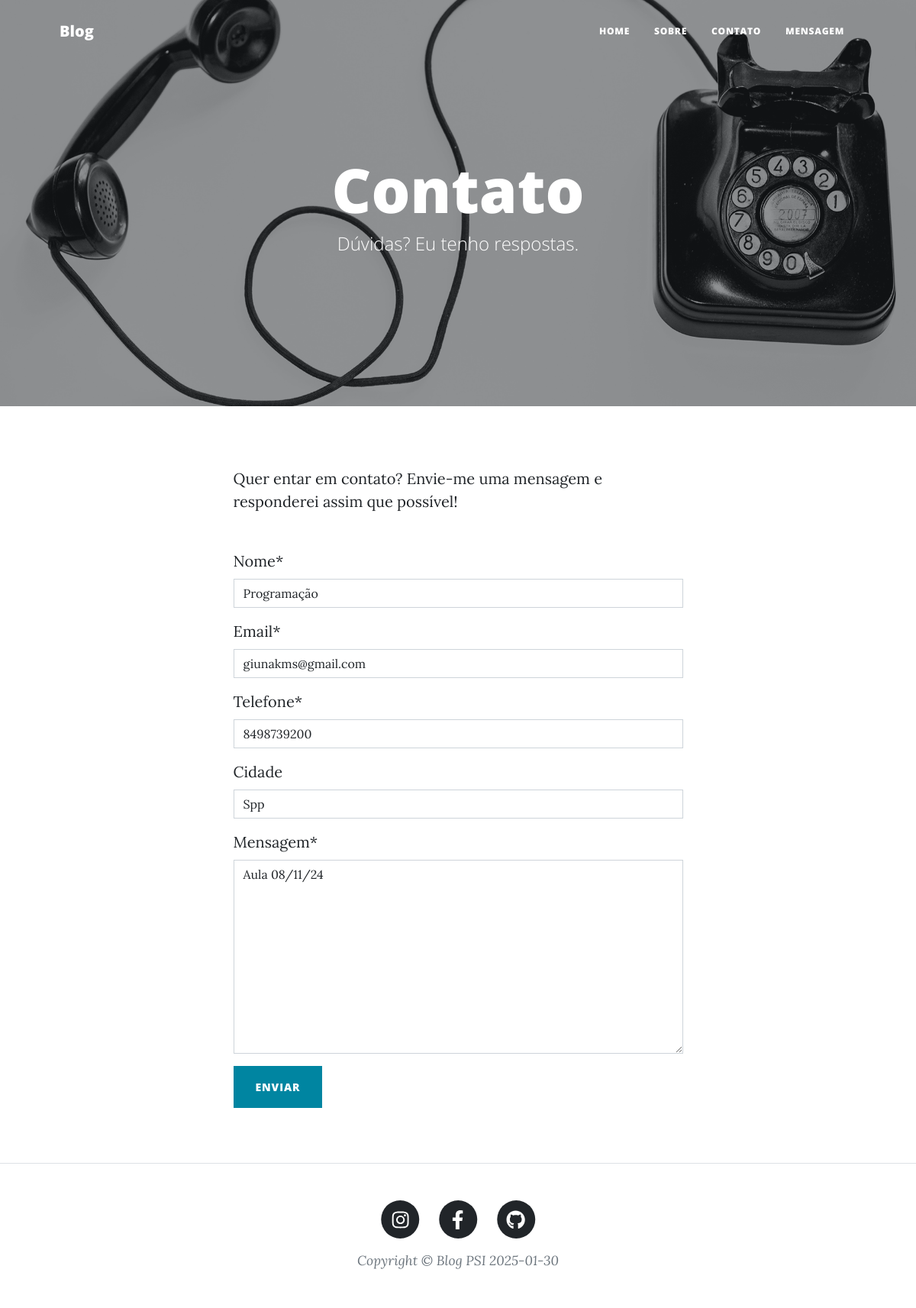
/mensagem/10/editar, run on the app's committed database.
### blog/models.py (models this page shows, shortened)
class Mensagem(models.Model):
    nome = models.CharField(max_length=100)
    email = models.EmailField()
    telefone = models.CharField(max_length=12)
    mensagem = models.TextField(max_length=1000)
    cidade = models.CharField(max_length=100, blank=True)
    lida = models.BooleanField(default=False)

class Blog(models.Model):
    nome = models.CharField(max_length=100)
    subnome = models.CharField(max_length=100, blank=True)
    descricao = models.TextField(max_length=2000)
    capa = models.ImageField()
    instagram = models.URLField()
    facebook = models.URLField()
    github= models.URLField()
    autores = models.ManyToManyField(User)

### blog/views.py (the view, shortened to what this page needs)
# urls.py: path('mensagem/<int:mensagem_id>/editar', views.editar_mensagem, name='editar_mensagem'),
def editar_mensagem(request, mensagem_id):
    mensagem = get_object_or_404(Mensagem, pk=mensagem_id)
    context = {
        "blog": Blog.objects.first(),
        "form": MensagemForm(instance=mensagem)
    }
    return render(request, "contact.html", context)

### blog/forms.py (shortened to what this page needs)
class MensagemForm(forms.ModelForm):
    class Meta:
        model = Mensagem
        fields = ['nome', 'email', 'telefone', 'cidade', 'mensagem']
    def __init__(self, *args, **kwargs):
            super().__init__(*args, **kwargs)
            self.helper = FormHelper()
            self.helper.form_method = 'post'
            self.helper.layout = Layout(
                Row(
                    Column('nome', css_class='col-md-6'),
                    Column('email', css_class='col-md-6'),
                    css_class='row'
                ),
                Row(
                    Column('telefone', css_class='col-md-6'),
                    Column('cidade', css_class='col-md-6'),
                    css_class='row'
                ),
                Row(
                    Column('mensagem', css_class='col-12'),
                    css_class='row'
                ),
                Submit('submit', 'Enviar', css_class='btn btn-primary text-uppercase')
            )

### blog/templates/contact.html (shortened to what this page needs)
{% extends "base.html" %}
{% load static crispy_forms_tags %}
{% block header %}
<header class="masthead" style="background-image: url('assets/img/contact-bg.jpg')">
    <div class="container position-relative px-4 px-lg-5">
        <div class="row gx-4 gx-lg-5 justify-content-center">
            <div class="col-md-10 col-lg-8 col-xl-7">
                <div class="page-heading">
                    <h1>Contato</h1>
                    <span class="subheading">Dúvidas? Eu tenho respostas.</span>
                </div>
            </div>
        </div>
    </div>
</header>
{% endblock header %}
{% block content %}
<main class="mb-4">
    <div class="container px-4 px-lg-5">
        <div class="row gx-4 gx-lg-5 justify-content-center">
            <div class="col-md-10 col-lg-8 col-xl-7">
                <p>Quer entar em contato? Envie-me uma mensagem e responderei assim que possível!</p>
                <div class="my-5">
                    <form id="contactForm" method="POST">
                        {{ form | crispy }}
                        <button class="btn btn-primary text-uppercase" id="submitButton" type="submit">Enviar</button>
                    </form>
                </div>
            </div>
        </div>
    </div>
</main>
{% endblock content %}

### blog/templates/base.html (shortened to what this page needs)
{% load static %}
<!DOCTYPE html>
<html lang="en">
    <head>
        <link href="{% static 'css/styles.css' %}" rel="stylesheet" />
    </head>
    <body>
        <nav class="navbar navbar-expand-lg navbar-light" id="mainNav">
            <div class="container px-4 px-lg-5">
                <a class="navbar-brand" href="{% url 'index' %}">Blog</a>
                <div class="collapse navbar-collapse" id="navbarResponsive">
                    <ul class="navbar-nav ms-auto py-4 py-lg-0">
                        <li class="nav-item"><a class="nav-link px-lg-3 py-3 py-lg-4" href="{% url 'index' %}">Home</a></li>
                        <li class="nav-item"><a class="nav-link px-lg-3 py-3 py-lg-4" href="{% url 'sobre' %}">Sobre</a></li>
                        <li class="nav-item"><a class="nav-link px-lg-3 py-3 py-lg-4" href="{% url 'contato' %}">Contato</a></li>
                        <li class="nav-item"><a class="nav-link px-lg-3 py-3 py-lg-4" href="{% url 'mensagem' %}">Mensagem</a></li>
                    </ul>
                </div>
            </div>
        </nav>
        {% block header %}{% endblock header %}
        {% block content %}
        {% endblock content %}
        <footer class="border-top">
            <div class="container px-4 px-lg-5">
                <div class="row gx-4 gx-lg-5 justify-content-center">
                    <div class="col-md-10 col-lg-8 col-xl-7">
                        <ul class="list-inline text-center">
                            <li class="list-inline-item">
                                <a href="{{ blog.instagram }}">
                                    <span class="fa-stack fa-lg">
                                        <i class="fas fa-circle fa-stack-2x"></i>
                                        <i class="fab fa-instagram fa-stack-1x fa-inverse"></i>
                                    </span>
                                </a>
                            </li>
                            <li class="list-inline-item">
                                <a href="{{ blog.facebook }}">
                                    <span class="fa-stack fa-lg">
                                        <i class="fas fa-circle fa-stack-2x"></i>
                                        <i class="fab fa-facebook-f fa-stack-1x fa-inverse"></i>
                                    </span>
                                </a>
                            </li>
                            <li class="list-inline-item">
                                <a href="{{ blog.github }}">
                                    <span class="fa-stack fa-lg">
                                        <i class="fas fa-circle fa-stack-2x"></i>
                                        <i class="fab fa-github fa-stack-1x fa-inverse"></i>
                                    </span>
                                </a>
                            </li>
                        </ul>
                        <div class="small text-center text-muted fst-italic">Copyright &copy; {{ blog.nome }} {% now 'Y-m-d' %}</div>
                    </div>
                </div>
            </div>
        </footer>
    </body>
</html>

### data on the page
Mensagem: nome "Programação", email "giunakms@gmail.com", telefone "8498739200", cidade "Spp", mensagem "Aula 08/11/24"
Blog: nome "Blog PSI"
